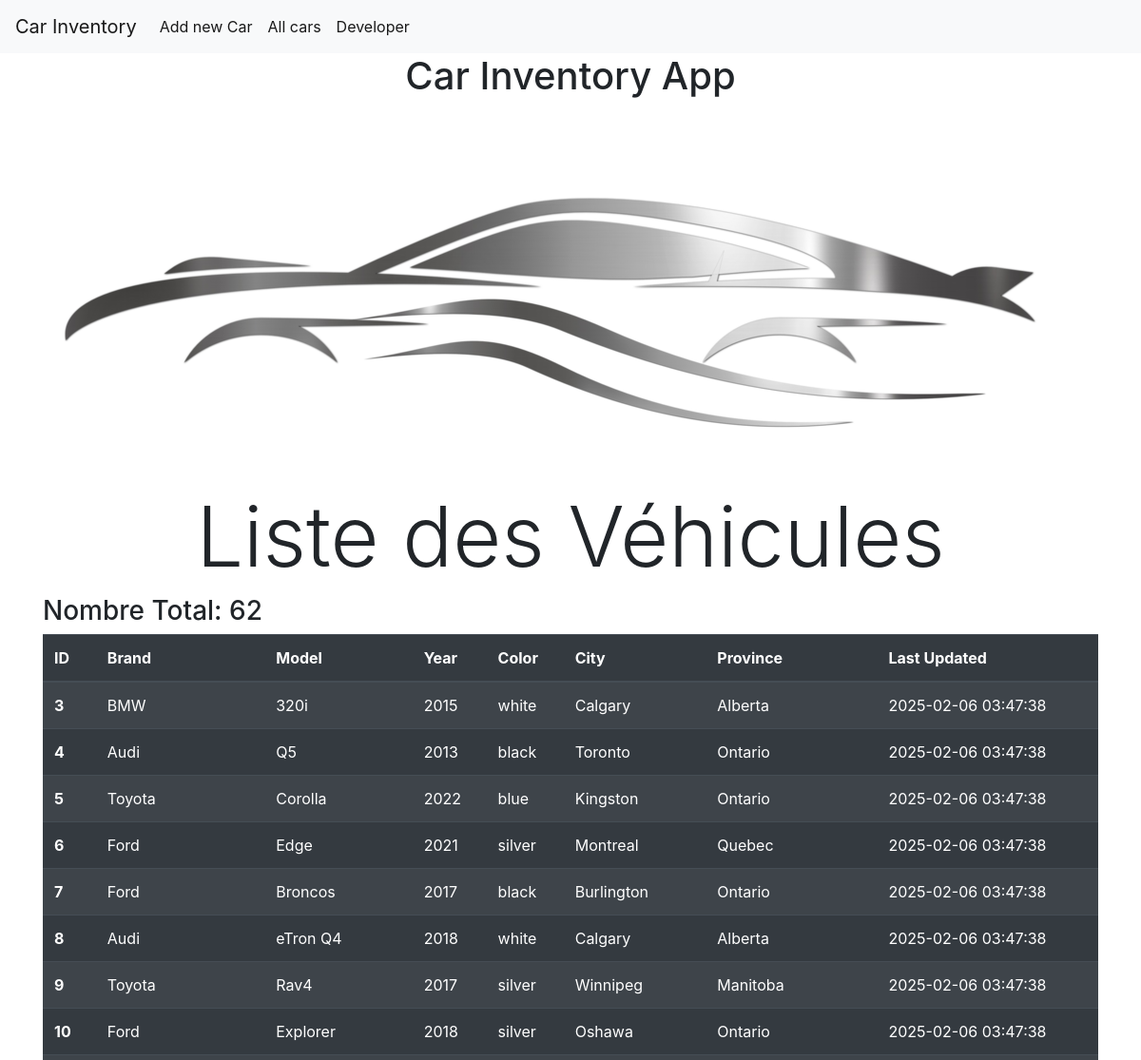
The page /cars (upper part) on the database as committed earlier.
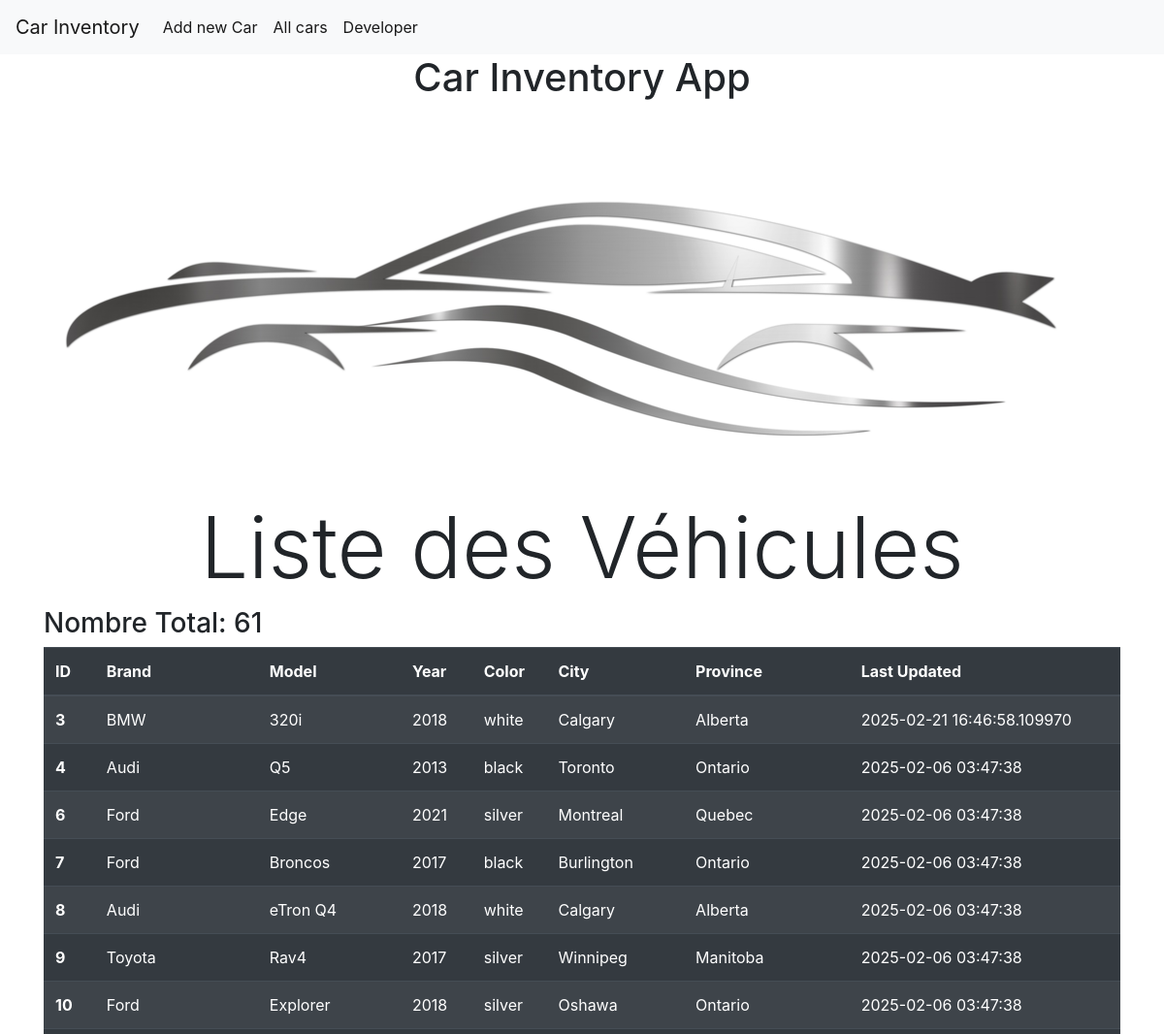
The same page on the database as committed later.
### tables this page shows
CREATE TABLE cars (
    id INTEGER PRIMARY KEY AUTOINCREMENT,
    created TIMESTAMP NOT NULL DEFAULT CURRENT_TIMESTAMP,
    brand TEXT NOT NULL,
    model TEXT NOT NULL,
    m_year INTEGER,
    color TEXT,
    province TEXT,
    city TEXT
);

### app.py (the view)
@app.route('/cars')
def displayAllCars():
    conn = get_db_connection()
    cars = conn.execute('SELECT * FROM cars').fetchall()
    conn.close()
    totalcars = len(cars)
    return render_template('cars.html', cars=cars, totalcars=totalcars)

### app.py (called while the page is built)
def get_db_connection():
    conn = sqlite3.connect(db_connection_string)
    conn.row_factory = sqlite3.Row
    return conn

### templates/cars.html
{% extends 'base.html' %}
{% block content %}
    <center><h1>{% block title %} Car Inventory App {% endblock %}</h1></center>
    <img src="{{url_for('static', filename='img/car-logo.webp')}}" align="middle" />
    <center><h1 class="display-2">Liste des Véhicules</h1></center>
    <p class="h3">Nombre Total: {{ totalcars }}</p>
    <table class="table table-dark table-striped table-hover">
      <thead>
        <tr>
          <th scope="col">ID</th>
          <th scope="col">Brand</th>
          <th scope="col">Model</th>
          <th scope="col">Year</th>
          <th scope="col">Color</th>
          <th scope="col">City</th>
          <th scope="col">Province</th>
          <th scope="col">Last Updated</th>
        </tr>
      </thead>
      <tbody>
        {% for car in cars %}
        <tr>
          <th scope="row">{{ car['id'] }}</th>
          <td>{{ car['brand'] }}</td>
          <td>{{ car['model'] }}</td>
          <td>{{ car['m_year'] }}</td>
          <td>{{ car['color'] }}</td>
          <td>{{ car['city'] }}</td>
          <td>{{ car['province'] }}</td>
          <td>{{ car['created'] }}</td>
        </tr>
        {% endfor %}
      </tbody>
    </table>
{% endblock %}

Rows that differ between the two databases and show on the page:
removed cars: id "5", brand "Toyota", model "Corolla", m_year "2022", color "blue", city "Kingston", province "Ontario", created "2025-02-06 03:47:38"
changed cars "BMW": m_year "2015" → "2018"; created "2025-02-06 03:47:38" → "2025-02-21 16:46:58.109970"
Other text that changed with them:
{{ totalcars }}: "62" → "61"
